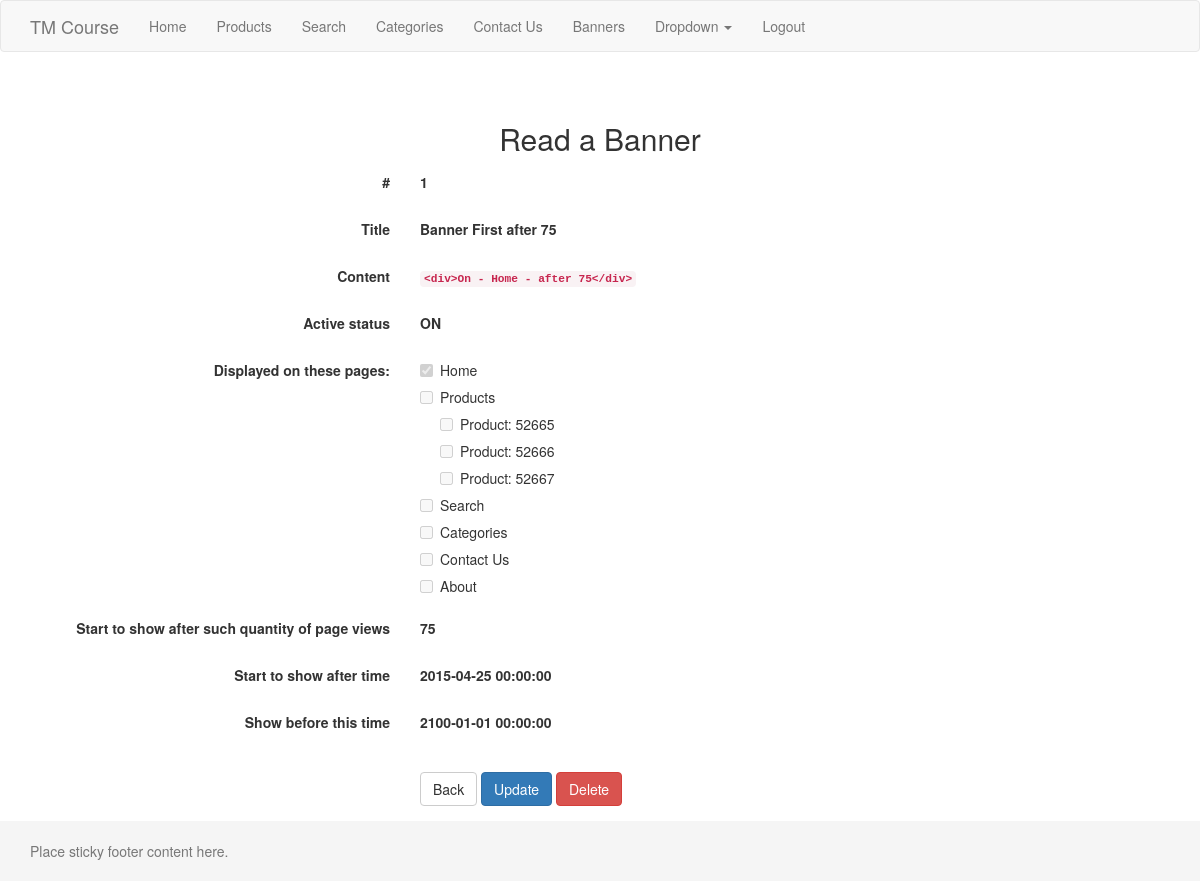
/banners/read.php?id=1 (signed in), run on the app's committed database.
### tables this page shows
CREATE TABLE IF NOT EXISTS `tmcms_tbanners` (
`id` int(11) unsigned NOT NULL,
  `title` tinytext NOT NULL,
  `content` text NOT NULL,
  `option_display` tinyint(1) NOT NULL DEFAULT '1',
  `option_startview` int(10) unsigned NOT NULL DEFAULT '0',
  `option_timestart` datetime NOT NULL,
  `option_timeend` datetime NOT NULL
);

### app/classes/Validator.php (called while the page is built, shortened)
<?php
class Validator {
  public static function isID($may_id) {
    $res =  ctype_digit((string)$may_id);
    return $res;
  }
}

### app/classes/Banner.php (called while the page is built, shortened)
<?php
class Banner
{
  private static $pdo;
  private static $tableBanners;
  public function __construct($pdo) {
    self::$pdo = $pdo;
    self::$tableBanners = TABLE_PREFIX . 'tbanners';
  }
  public function read($id = false) {
    if (!$id) {
      $sql = 'SELECT `id`, `title`, `content`, `option_display` FROM `' . self::$tableBanners . '` ORDER BY `id` ASC';
      try {
      $stmt = self::$pdo->query($sql);
      $rows = $stmt->fetchAll(PDO::FETCH_ASSOC);
      } catch(PDOException $e) {
        echo $e->getMessage();
        exit;
      }
      $rows ? $res = $rows  : $res = false;
      return $res;
    }
    else {
      $sql = 'SELECT `id`, `title`, `content`, `option_display`, `option_startview`, `option_timestart`, `option_timeend` FROM `' . self::$tableBanners . '` where `id` = ?';
      $q = self::$pdo->prepare($sql);
      $q->execute(array($id));
      $row = $q->fetch(PDO::FETCH_ASSOC);
      $sql = 'SELECT `page_id` FROM `tmcms_banners_pages` where `banner_id`=:banner_id';
      try {
      $stmt = self::$pdo->prepare($sql);
      $stmt->bindValue(':banner_id', $id);
      $stmt->execute();
      $option_display_pages = $stmt->fetchAll(PDO::FETCH_ASSOC);
      } catch(PDOException $e) {
        echo $e->getMessage();
        exit;
      }
      $option_display_pages? $row['option_display_pages'] = $option_display_pages : $row['option_display_pages'] = array();
      return $row;
    }
  }
}

### tpl/banners_read.tpl.php (the view, shortened to what this page needs)
<?php include('header.tpl.php') ?>
    <div class="container">
    <h2 class="sub-header text-center">Read a Banner</h2>
    <div class="form-horizontal custom" >
      <div class="form-group">
        <div class="control-group">
          <label class="col-xs-4 control-label">#</label>
          <div class="col-xs-8 controls">
              <label class="checkbox">
                  <?php print $row['id'];?>
              </label>
          </div>
        </div>
      </div>
      <div class="form-group">
        <div class="control-group">
          <label class="col-xs-4 control-label">Title</label>
          <div class="col-xs-8 controls">
              <label class="checkbox">
                  <?php print $row['title'];?>
              </label>
          </div>
        </div>
      </div>
      <div class="form-group">
        <div class="control-group">
          <label class="col-xs-4 control-label">Content</label>
          <div class="col-xs-8 controls">
              <label class="checkbox">
                  <code><?php print htmlentities($row['content'], ENT_QUOTES) ?></code>
              </label>
          </div>
        </div>
      </div>
      <div class="form-group">
        <div class="control-group">
          <label class="col-xs-4 control-label">Active status</label>
          <div class="col-xs-8 controls">
              <label class="checkbox">
                  <?php print (1==$row['option_display'])?'ON':'OFF' ?>
              </label>
          </div>
        </div>
      </div>
      <div class="form-group">
          <label class="col-xs-4 control-label">Displayed on these pages:</label>
          <div class="col-xs-8">
            <?php foreach ($pages as $page) : ?>
            <?php
            if (isset($previous_page) && ($page['id'] == $previous_page)) {
              continue;
            }
            if ($page['id'] == 6) {
              continue;
            }
            $tab_class = '';
            if ($page['id'] > 52000) {
              $tab_class = ' tab-item';
            }
            $previous_page = $page['id'];
            ?>
              <label class="checkbox-inline<?php print $tab_class ?>">
                  <input type="checkbox" name="option_display_pages[<?php print $page['id'] ?>]"
                  <?php if (in_array($needle = $page['id'], $haystack = $pagesIDs)): ?>
                    checked
                  <?php endif; ?>
                  disabled ><?php print $page['title'] ?>
              </label>
            <?php endforeach; ?>
          </div>
      </div>
      <div class="form-group">
        <div class="control-group">
          <label class="col-xs-4 control-label">Start to show after such quantity of page views</label>
          <div class="col-xs-8 controls">
              <label class="checkbox">
                  <?php print $row['option_startview'] ?>
              </label>
          </div>
        </div>
      </div>
      <div class="form-group">
        <div class="control-group">
          <label class="col-xs-4 control-label">Start to show after time</label>
          <div class="col-xs-2 controls">
              <label class="checkbox">
                  <?php print $row['option_timestart'] ?>
              </label>
          </div>
        </div>
      </div>
      <div class="form-group">
        <div class="control-group">
          <label class="col-xs-4 control-label">Show before this time</label>
          <div class="col-xs-2 controls">
              <label class="checkbox">
                  <?php print $row['option_timeend'] ?>
              </label>
          </div>
        </div>
      </div>
      <br>
      <div class="form-group">
          <div class="col-xs-offset-4 col-xs-8">
            <a class="btn btn-default" href="list.php">Back</a>
            <a class="btn btn-primary"  href="update.php?id=<?php print $row['id'] ?>">Update</a>
            <a class="btn btn-danger"   href="delete.php?id=<?php print $row['id'] ?>">Delete</a></td>
          </div>
      </div>
    </div>
    </div>
<?php include('footer.tpl.php') ?>

### css/sticky-footer-navbar.css (style rules this page uses)
html { position: relative; min-height: 100%; }
body { margin-bottom: 60px; }
body > .container { padding: 30px 15px 0; }
code { font-size: 80%; }

### css/custom-tmcms.css (style rules this page uses)
.form-horizontal .control-label { margin-bottom:5px; }
.form-horizontal.custom .checkbox-inline { display: block; }
.form-horizontal.custom .checkbox-inline+.checkbox-inline { margin-left: 0px; }
.form-horizontal.custom .checkbox-inline+.checkbox-inline.tab-item { margin-left: 20px; }

### data on the page
tmcms_tbanners: id "1", title "Banner First after 75", content "<div>On - Home - after 75</div>", option_startview "75", option_timestart "2015-04-25 00:00:00", option_timeend "2100-01-01 00:00:00"

### other printed values
$page['title'] "Home"
$page['title'] "Products"
$page['title'] "Product: 52665"
$page['title'] "Product: 52666"
$page['title'] "Product: 52667"
$page['title'] "Search"
$page['title'] "Categories"
$page['title'] "Contact Us"
$page['title'] "About"
